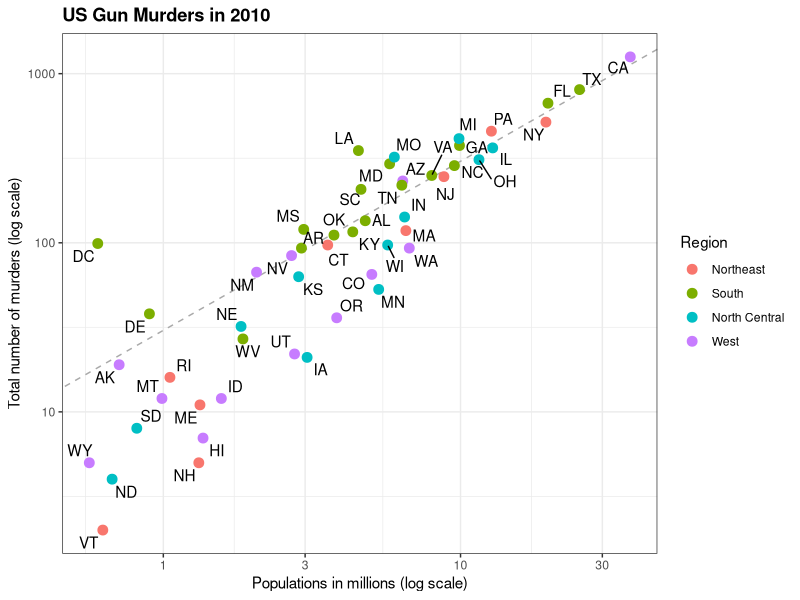
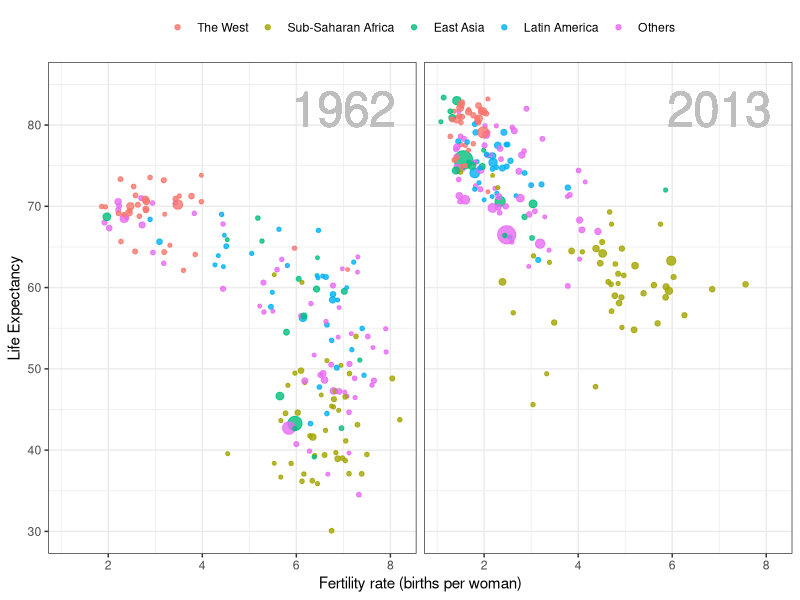
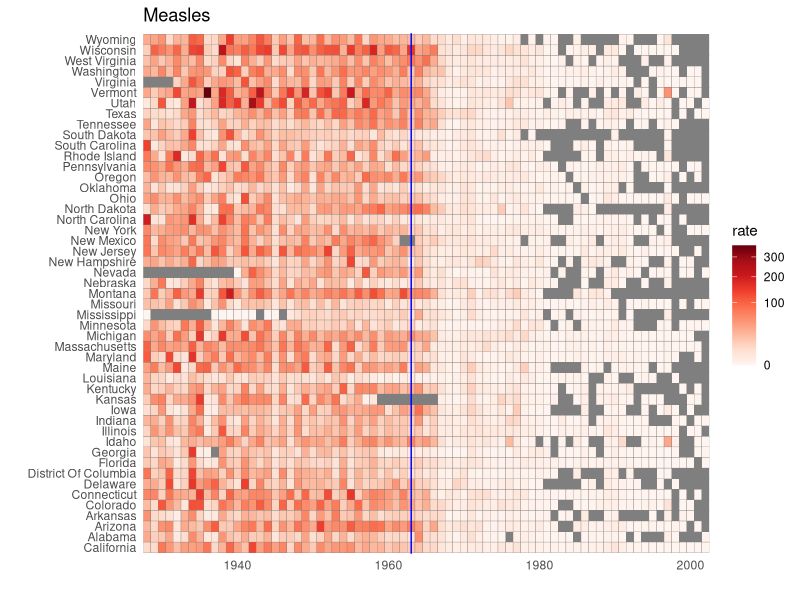
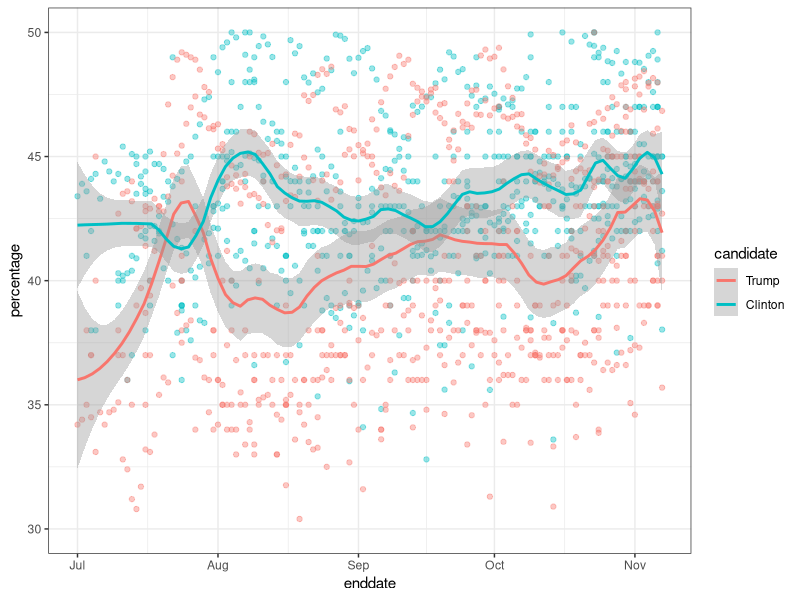
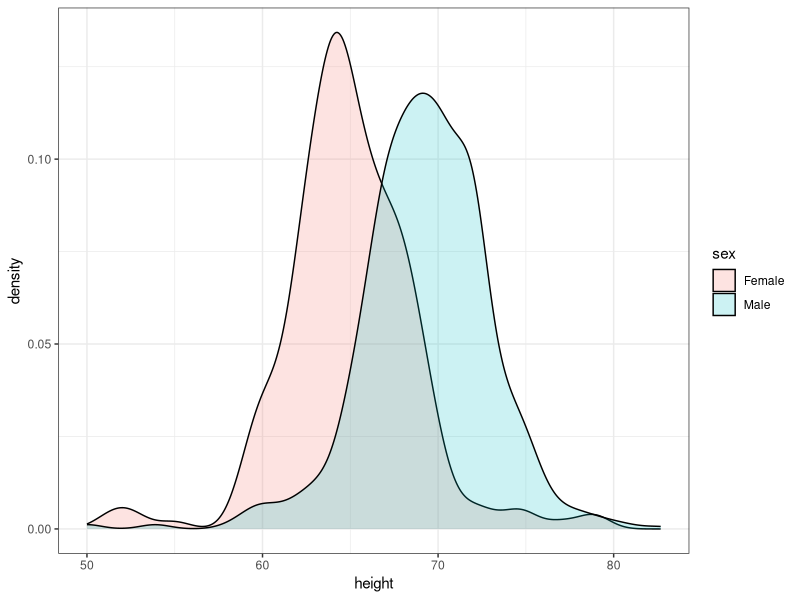
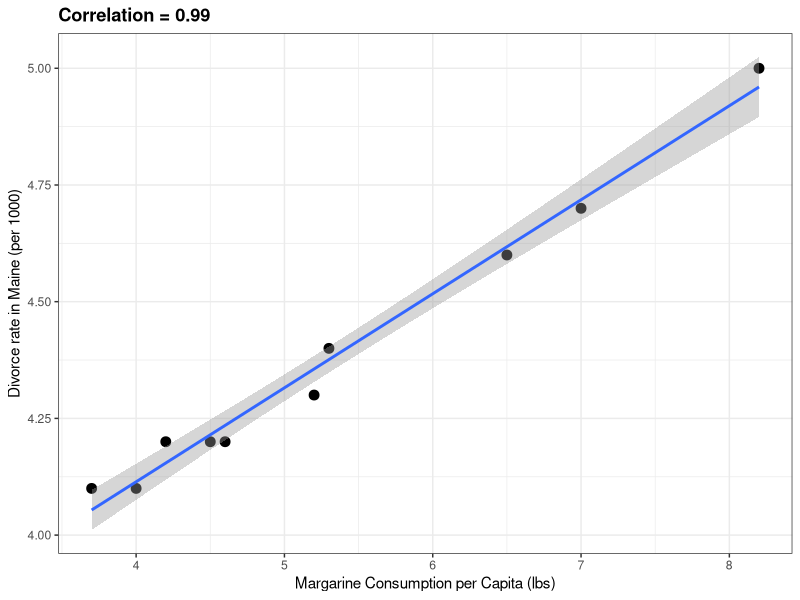

Reproduce these figures in R, in order.
## ---- chunk 1
library("dslabs")
data(package="dslabs")
## ---- chunk 2
list.files(system.file("script", package = "dslabs"))
## ---- chunk 3
data("murders")
library(tidyverse)
library(ggthemes)
library(ggrepel)

r <- murders %>%
  summarize(pop=sum(population), tot=sum(total)) %>%
  mutate(rate = tot/pop*10^6) %>% .$rate

ds_theme_set()
murders %>% ggplot(aes(x = population/10^6, y = total, label = abb)) +
  geom_abline(intercept = log10(r), lty=2, col="darkgrey") +
  geom_point(aes(color=region), size = 3) +
  geom_text_repel() +
  scale_x_log10() +
  scale_y_log10() +
  xlab("Populations in millions (log scale)") +
  ylab("Total number of murders (log scale)") +
  ggtitle("US Gun Murders in 2010") +
  scale_color_discrete(name="Region") 
## ---- chunk 4
data("gapminder")

west <- c("Western Europe","Northern Europe","Southern Europe",
          "Northern America","Australia and New Zealand")

gapminder <- gapminder %>%
  mutate(group = case_when(
    region %in% west ~ "The West",
    region %in% c("Eastern Asia", "South-Eastern Asia") ~ "East Asia",
    region %in% c("Caribbean", "Central America", "South America") ~ "Latin America",
    continent == "Africa" & region != "Northern Africa" ~ "Sub-Saharan Africa",
    TRUE ~ "Others"))
gapminder <- gapminder %>%
  mutate(group = factor(group, levels = rev(c("Others", "Latin America", "East Asia","Sub-Saharan Africa", "The West"))))

filter(gapminder, year%in%c(1962, 2013) & !is.na(group) &
         !is.na(fertility) & !is.na(life_expectancy)) %>%
  mutate(population_in_millions = population/10^6) %>%
  ggplot( aes(fertility, y=life_expectancy, col = group, size = population_in_millions)) +
  geom_point(alpha = 0.8) +
  guides(size=FALSE) +
  theme(plot.title = element_blank(), legend.title = element_blank()) +
  coord_cartesian(ylim = c(30, 85)) +
  xlab("Fertility rate (births per woman)") +
  ylab("Life Expectancy") +
  geom_text(aes(x=7, y=82, label=year), cex=12, color="grey") +
  facet_grid(. ~ year) +
  theme(strip.background = element_blank(),
        strip.text.x = element_blank(),
        strip.text.y = element_blank(),
   legend.position = "top")
## ---- chunk 5
library(RColorBrewer)
data("us_contagious_diseases")
the_disease <- "Measles"
us_contagious_diseases %>%
  filter(!state%in%c("Hawaii","Alaska") & disease ==  the_disease) %>%
  mutate(rate = count / population * 10000 * 52 / weeks_reporting) %>%
  mutate(state = reorder(state, rate)) %>%
  ggplot(aes(year, state,  fill = rate)) +
  geom_tile(color = "grey50") +
  scale_x_continuous(expand=c(0,0)) +
  scale_fill_gradientn(colors = brewer.pal(9, "Reds"), trans = "sqrt") +
  geom_vline(xintercept=1963, col = "blue") +
  theme_minimal() +  theme(panel.grid = element_blank()) +
  ggtitle(the_disease) +
  ylab("") +
  xlab("")
## ---- chunk 6
data(polls_us_election_2016)
polls_us_election_2016 %>%
  filter(state == "U.S." & enddate>="2016-07-01") %>%
  select(enddate, pollster, rawpoll_clinton, rawpoll_trump) %>%
  rename(Clinton = rawpoll_clinton, Trump = rawpoll_trump) %>%
  gather(candidate, percentage, -enddate, -pollster) %>% 
  mutate(candidate = factor(candidate, levels = c("Trump","Clinton")))%>%
  group_by(pollster) %>%
  filter(n()>=10) %>%
  ungroup() %>%
  ggplot(aes(enddate, percentage, color = candidate)) +  
  geom_point(show.legend = FALSE, alpha=0.4)  + 
  geom_smooth(method = "loess", span = 0.15) +
  scale_y_continuous(limits = c(30,50))
## ---- chunk 7
data("heights")
heights %>% 
  ggplot(aes(height, fill=sex)) + 
  geom_density(alpha = 0.2)
## ---- chunk 8
data("reported_heights")
reported_heights %>% filter(is.na(as.numeric(height))) %>% select(height) %>% .$height 
## ---- chunk 9
the_title <- paste("Correlation =",
                round(with(divorce_margarine,
                           cor(margarine_consumption_per_capita, divorce_rate_maine)),2))
data(divorce_margarine)
divorce_margarine %>%
  ggplot(aes(margarine_consumption_per_capita, divorce_rate_maine)) +
  geom_point(cex=3) +
  geom_smooth(method = "lm") +
  ggtitle(the_title) +
  xlab("Margarine Consumption per Capita (lbs)") +
  ylab("Divorce rate in Maine (per 1000)")
